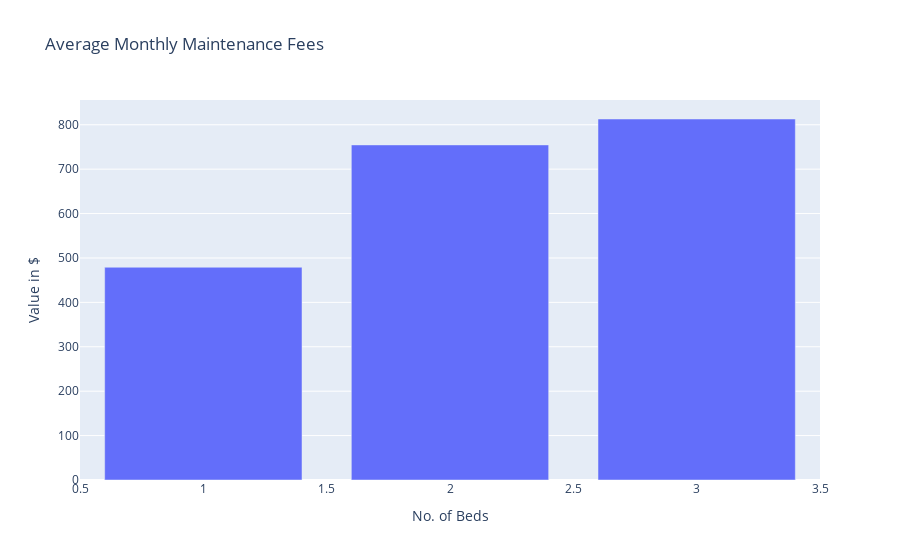

Here is the notebook cell this chart was saved with:
### Code cell
data = go.Bar(
    x=maint_by_bed.index,
    y=maint_by_bed.values,
 

) 

layout = go.Layout(title='Average Monthly Maintenance Fees',
    xaxis_title="No. of Beds",
    yaxis_title="Value in $"
                  )


fig = go.Figure(data=data, layout=layout)

py.iplot(fig)

### Figure 1 — Plotly figure (JSON) as saved in the notebook; plotly's stock layout.template omitted (floating-point values rounded to 4 significant figures)
{"data": [{"type": "bar", "x": [1, 2, 3], "y": [479.1, 754.6, 812.9]}], "layout": {"title": {"text": "Average Monthly Maintenance Fees"}, "xaxis": {"title": {"text": "No. of Beds"}}, "yaxis": {"title": {"text": "Value in $"}}}}
